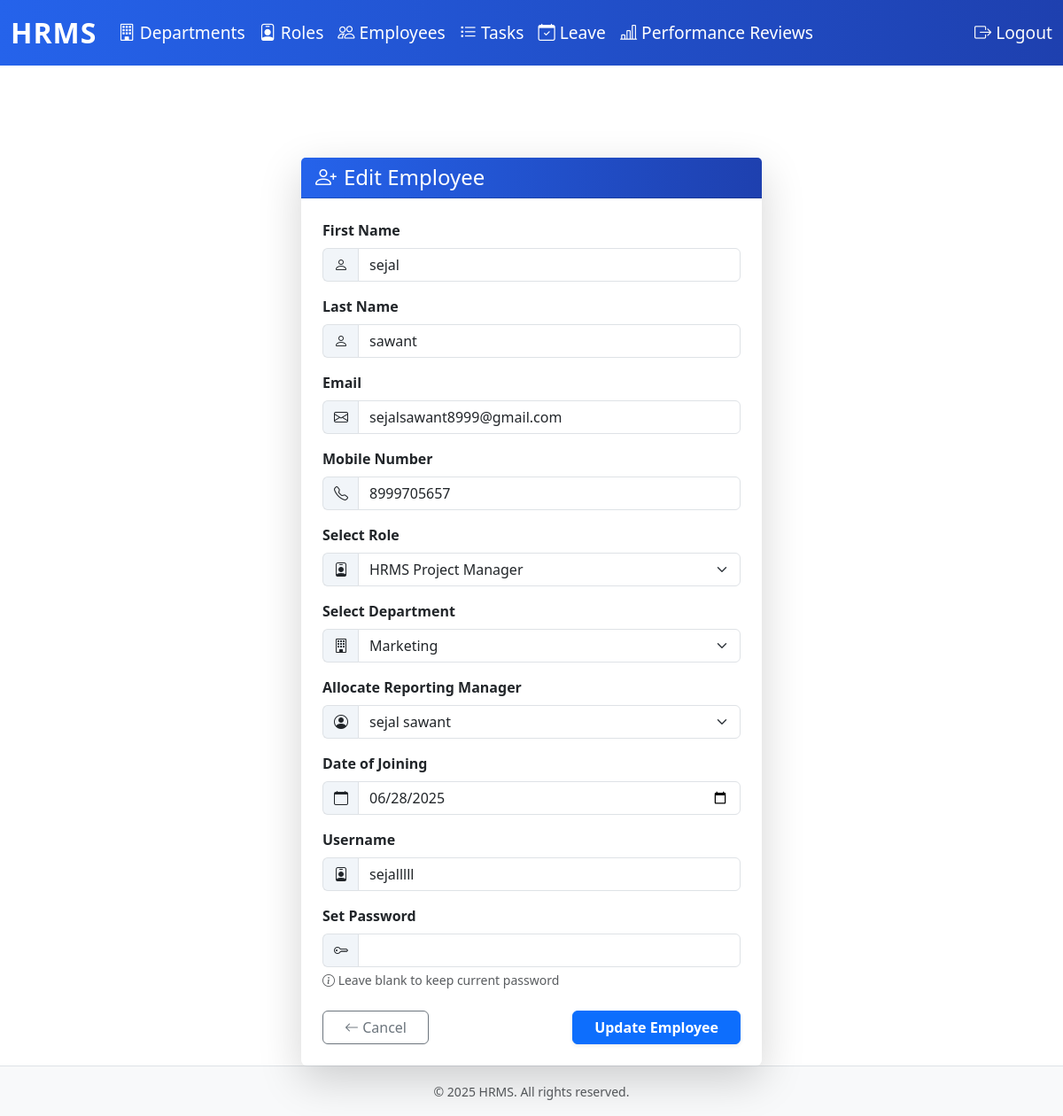
Screenshot of /employees/2/edit/ (signed in) with the database file from the repository.
### hrm_app/models.py (models this page shows, shortened)
class User(AbstractUser):
    first_name = models.CharField(max_length=100)
    last_name = models.CharField(max_length=100)
    username = models.CharField(max_length=100, unique=True)
    email = models.CharField(max_length=100, unique=True)
    mobile = models.CharField(max_length=100)
    dept = models.ForeignKey(Department, on_delete=models.SET_NULL, null=True, related_name='employees')
    role = models.ForeignKey(Role, on_delete=models.SET_NULL, null=True, related_name='employees')
    reporting_manager = models.ForeignKey('self', on_delete=models.SET_NULL, null=True, blank=True, related_name='subordinates')
    date_of_joining = models.DateField(null=True, blank=True)
    created_at = models.DateTimeField(default=timezone.now)
    updated_at = models.DateTimeField(auto_now=True)
    status = models.BooleanField(default=True)  # True = Active, False = Inactive (soft delete)
    is_employee = models.BooleanField(default=False)  # To distinguish between admin and employee
    email_verified = models.BooleanField(default=False)  # For email verification
    otp = models.CharField(max_length=6, null=True, blank=True)  # For OTP verification
    otp_created_at = models.DateTimeField(null=True, blank=True)  # OTP expiry tracking
    def __str__(self):
        return f"{self.first_name} {self.last_name}"

class Role(models.Model):
    role_id = models.AutoField(primary_key=True)
    role_name = models.CharField(max_length=100, unique=True)
    description = models.CharField(max_length=200)
    created_at = models.DateTimeField(default=timezone.now)
    updated_at = models.DateTimeField(auto_now=True)
    status = models.BooleanField(default=True)  # True = Active, False = Inactive (soft delete)
    def __str__(self):
        return self.role_name

### hrm_app/views.py (the view)
    def _wrapped_view(request, *args, **kwargs):
        if request.user.is_authenticated:
            if request.user.is_superuser:
                return view_func(request, *args, **kwargs)
            if hasattr(request.user, 'role') and request.user.role:
                if request.user.role.role_name in ['Admin', 'HR']:
                    return view_func(request, *args, **kwargs)
        messages.error(request, 'Access denied. Admin or HR privileges required.')
        return redirect('login')

### hrm_app/models.py (called while the page is built)
    def __str__(self):
        return self.name

### hrm_app/views.py (called while the page is built)
def admin_or_hr_required(view_func):
    def _wrapped_view(request, *args, **kwargs):
        if request.user.is_authenticated:
            if request.user.is_superuser:
                return view_func(request, *args, **kwargs)
            if hasattr(request.user, 'role') and request.user.role:
                if request.user.role.role_name in ['Admin', 'HR']:
                    return view_func(request, *args, **kwargs)
        messages.error(request, 'Access denied. Admin or HR privileges required.')
        return redirect('login')
    return _wrapped_view

@admin_or_hr_required
def employee_update(request, pk):
    employee = get_object_or_404(User, pk=pk, is_employee=True)
    if request.method == 'POST':
        form = InlineUserForm(request.POST, instance=employee)
        if form.is_valid():
            user = form.save(commit=False)
            if form.cleaned_data['password']:
                user.set_password(form.cleaned_data['password'])
            user.save()
            messages.success(request, 'Employee updated successfully.')
            return redirect('employee_list')
    else:
        form = InlineUserForm(instance=employee)
    return render(request, 'hrm_app/employee_form.html', {'form': form, 'title': 'Edit Employee'})

### hrm_app/templates/hrm_app/employee_form.html (shortened to what this page needs)
{% extends 'hrm_app/base.html' %}
{% block content %}
<div class="form-container">
    <div class="card shadow-lg mt-4 border-0">
        <div class="card-header bg-gradient text-white">
            <h4 class="mb-0 d-flex align-items-center gap-2">
                <i class="bi bi-person-plus"></i>
                {{ title }}
            </h4>
        </div>
        <div class="card-body p-4">
            <form method="post" autocomplete="off">
                <div class="mb-3">
                    <label for="id_first_name" class="form-label fw-semibold">First Name</label>
                    <div class="input-group">
                        <span class="input-group-text"><i class="bi bi-person"></i></span>
                        {{ form.first_name }}
                    </div>
                </div>
                <div class="mb-3">
                    <label for="id_last_name" class="form-label fw-semibold">Last Name</label>
                    <div class="input-group">
                        <span class="input-group-text"><i class="bi bi-person"></i></span>
                        {{ form.last_name }}
                    </div>
                </div>
                <div class="mb-3">
                    <label for="id_email" class="form-label fw-semibold">Email</label>
                    <div class="input-group">
                        <span class="input-group-text"><i class="bi bi-envelope"></i></span>
                        {{ form.email }}
                    </div>
                </div>
                <div class="mb-3">
                    <label for="id_mobile" class="form-label fw-semibold">Mobile Number</label>
                    <div class="input-group">
                        <span class="input-group-text"><i class="bi bi-telephone"></i></span>
                        {{ form.mobile }}
                    </div>
                </div>
                <div class="mb-3">
                    <label for="id_role" class="form-label fw-semibold">Select Role</label>
                    <div class="input-group">
                        <span class="input-group-text"><i class="bi bi-person-badge"></i></span>
                        {{ form.role }}
                    </div>
                </div>
                <div class="mb-3">
                    <label for="id_dept" class="form-label fw-semibold">Select Department</label>
                    <div class="input-group">
                        <span class="input-group-text"><i class="bi bi-building"></i></span>
                        {{ form.dept }}
                    </div>
                </div>
                <div class="mb-3">
                    <label for="id_reporting_manager" class="form-label fw-semibold">Allocate Reporting Manager</label>
                    <div class="input-group">
                        <span class="input-group-text"><i class="bi bi-person-circle"></i></span>
                        {{ form.reporting_manager }}
                    </div>
                </div>
                <div class="mb-3">
                    <label for="id_date_of_joining" class="form-label fw-semibold">Date of Joining</label>
                    <div class="input-group">
                        <span class="input-group-text"><i class="bi bi-calendar"></i></span>
                        {{ form.date_of_joining }}
                    </div>
                </div>
                <div class="mb-3">
                    <label for="id_username" class="form-label fw-semibold">Username</label>
                    <div class="input-group">
                        <span class="input-group-text"><i class="bi bi-person-badge"></i></span>
                        {{ form.username }}
                    </div>
                </div>
                <div class="mb-3">
                    <label for="id_password" class="form-label fw-semibold">Set Password</label>
                    <div class="input-group">
                        <span class="input-group-text"><i class="bi bi-key"></i></span>
                        {{ form.password }}
                    </div>
                    {% if form.password.help_text %}
                        <div class="form-text text-muted">
                            <i class="bi bi-info-circle"></i> {{ form.password.help_text }}
                        </div>
                    {% endif %}
                </div>
                <div class="d-flex justify-content-between mt-4">
                    <a href="{% url 'employee_list' %}" class="btn btn-outline-secondary px-4">
                        <i class="bi bi-arrow-left"></i> Cancel
                    </a>
                    <button type="submit" class="btn btn-primary px-4 fw-bold shadow-sm">
                        {% if title == "Edit Employee" %}Update Employee{% else %}Add Employee{% endif %}
                    </button>
                </div>
            </form>
        </div>
    </div>
</div>
{% endblock %}

### hrm_app/templates/hrm_app/base.html (style rules this page uses)
html, body { height: 100%; }
body { display: flex; flex-direction: column; min-height: 100vh; }

### hrm_app/templates/hrm_app/employee_form.html (style rules this page uses)
.form-container { max-width: 520px; margin: 0 auto; }
.card-header.bg-gradient { background: linear-gradient(90deg, #2563eb 0%, #1e40af 100%) !important; }
.input-group-text { background: #f1f5f9; border-right: 0; }

### rows the page displays
User: first_name "sejal", last_name "sawant", email "sejalsawant8999@gmail.com", mobile "8999705657", dept "Marketing", reporting_manager "sejal sawant", date_of_joining "06/28/2025", username "sejalllll"
Role: role "HRMS Project Manager"

### other values shown
{{ title }} "Edit Employee"
